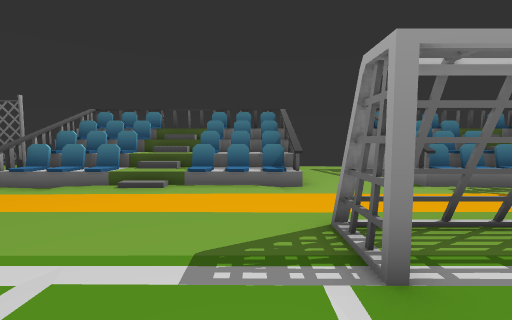
View 1 (above)

24 first-person views from a walk through a Unity game level. The camera is 1.2 m above the floor, tilts 4° down and sees 90° across. The floor is counted in squares, 1 m on a side. Each view is taken from the middle of a square. On the plan, view 1 faces up. The plan holds only what a view shows up to about 12 squares ahead; the rest is blank. The place goes on beyond the plan. Some animated figures are left out. Some surface patterns are stand-ins.

View 2
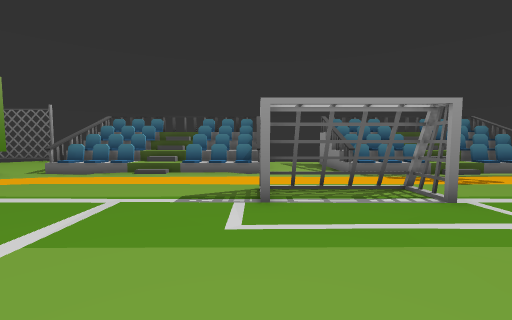

View 3
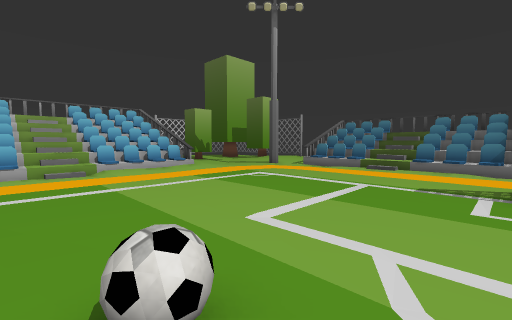

View 4
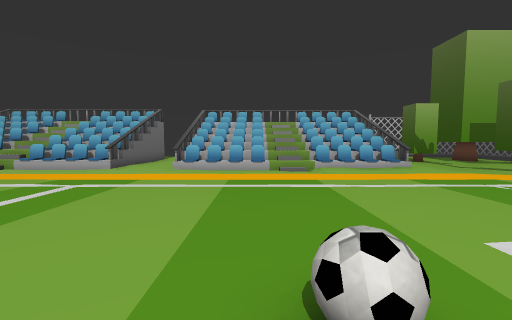

View 5
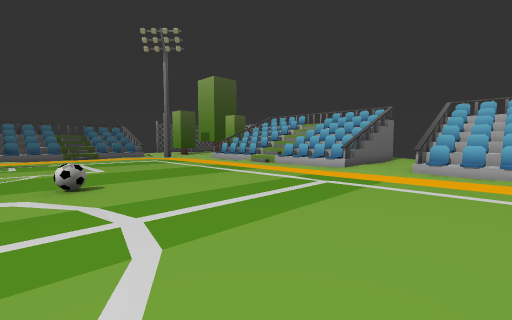

View 6
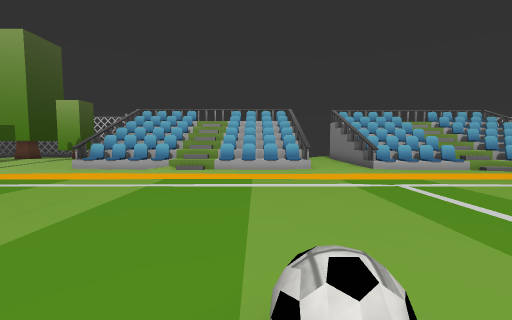

View 7
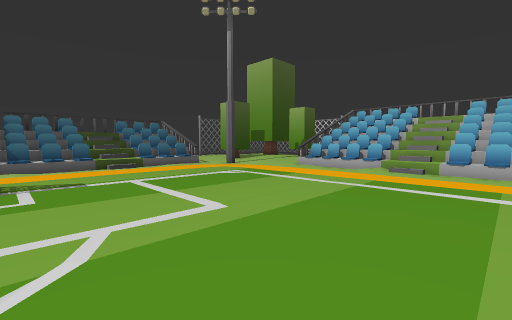

View 8
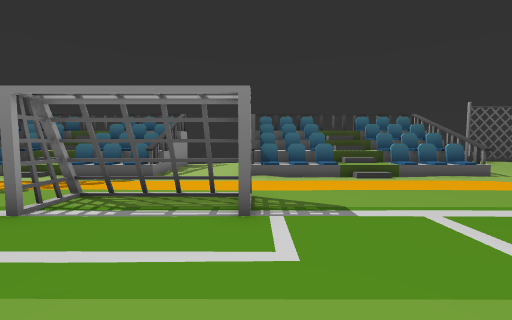

View 9
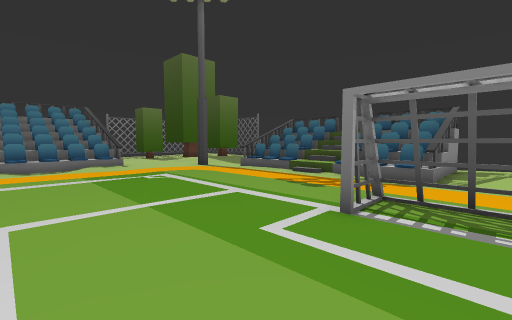

View 10
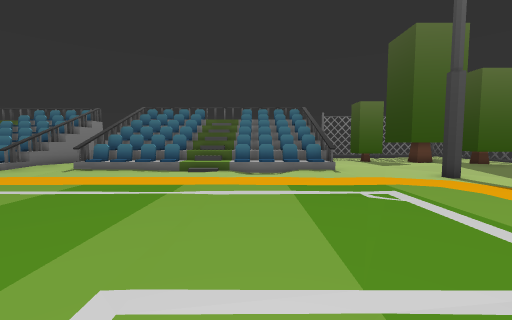

View 11
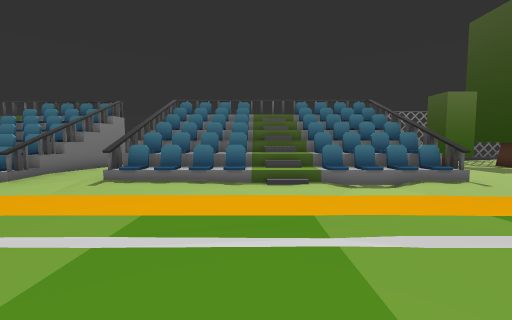

View 12
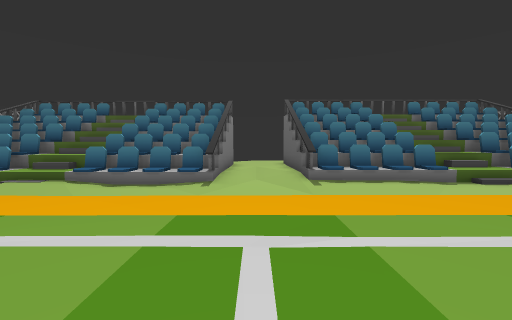

View 13
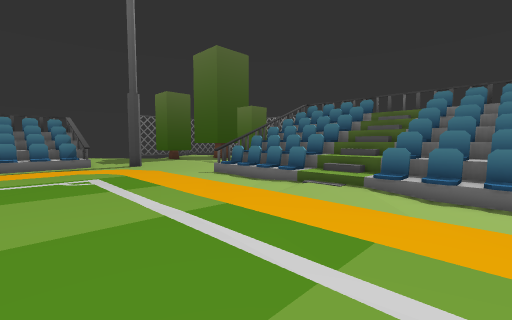

View 14
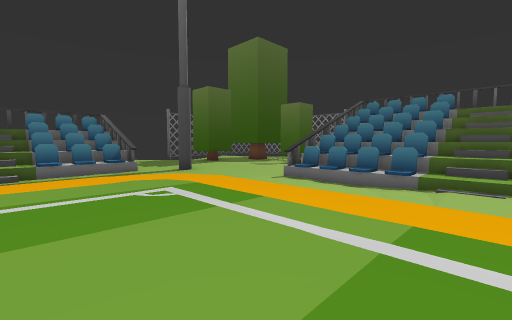

View 15
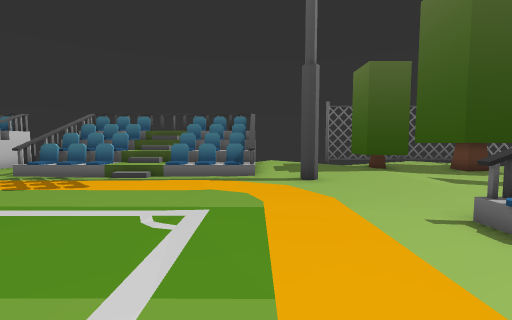

View 16
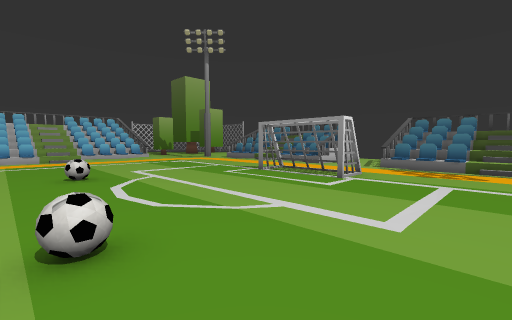

View 17
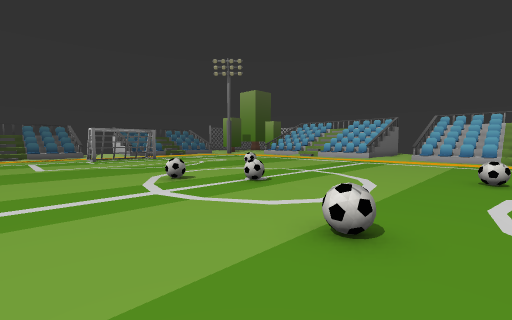

View 18
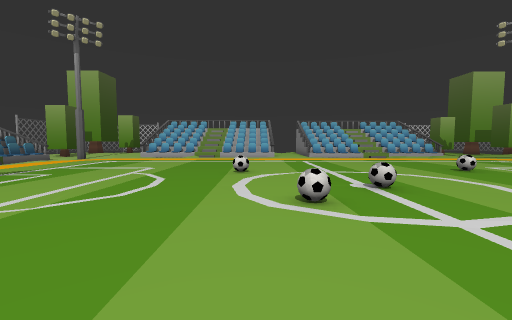

View 19
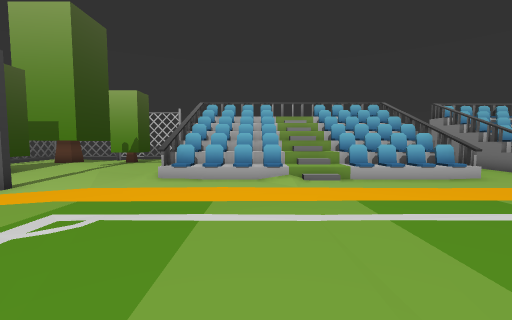

View 20
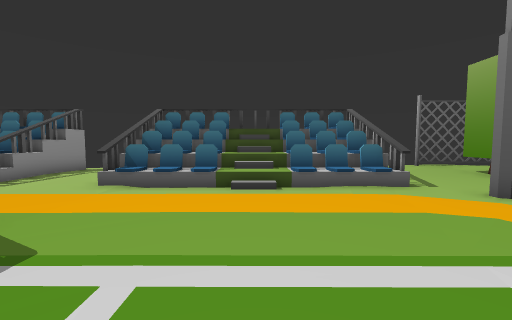

View 21
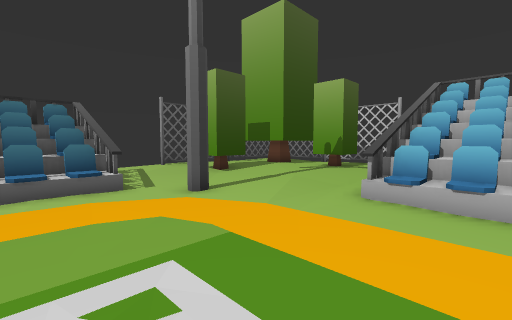

View 22
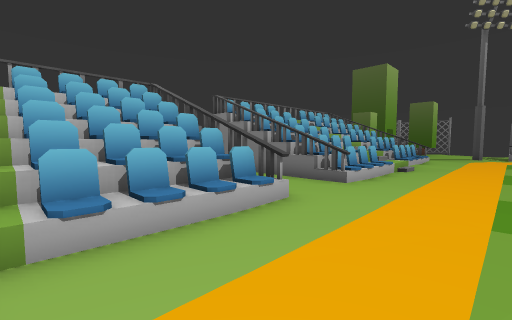

View 23
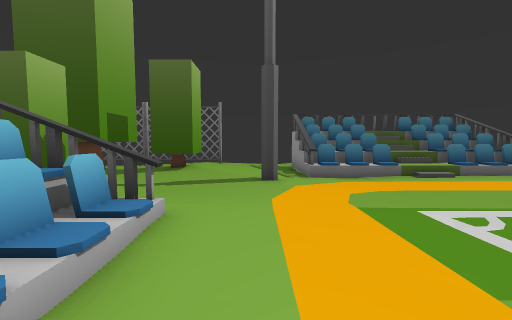

View 24
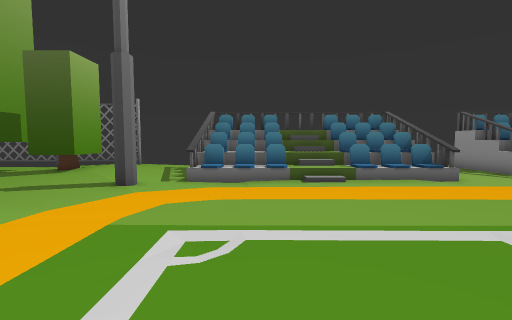

### Floor plan
Key: @ floor where view 1 was taken; # wall or solid block; x gap in a wall; . main floor; : floor 0.25 m higher than the main floor; - floor 0.25 m lower than the main floor; + floor 0.75 m higher than the main floor; * floor 1.25 m higher than the main floor; / step, stairs or slope; = window, fence, low wall or low ledge; v drop or lower ground; B ball; T tree; F fence; O other object.
Columns run from 14 left of view 1 to 22 right of it. Each row starts with its distance up from view 1.
 11     .. #########.. ########
 10   T....#===/===#...#===/====....T .TT
  9 .TT:...#===/===#...#===/===v....T .TT
  8 .TT:...v///////#...#///////v....TT.TT
  7 .......#///////#...#///////=.........
  6  -...........................#......
  5  ---...............................
  4   ................................
  3    ............OOOOO.............
  2  x##...........O...O...........##xv
  1   ==...........................== /=
  0    =..........@................== /==
 -1   ==...........................== /==
 -2   ==...........................== /==
 -3 /////..........................//////
 -4 /////........BB................//////
 -5 / ==................B..........== /==
 -6 / v=................B... ......=v /==
 -7 / v=...........................=v /==
 -8 / v=.................... ......=v /#
 -9 vx##.................... ......##xv#
-10   ...............B...... ...........
-11    ..................... ....../.:..
-12 ####...............B.... ......#####
-13 / ==..........B................== /=
-14 / ==..........B......... ......== /=
-15 / ==...........................== /=
-16 /*+=...........................=+ //
-17 /////.........................//////
-18 / ==...........................== /=
-19 / ==...........................== /=
-20 /*==...........................== /=
-21 /*=O...........................O= /=
-22 ####...........O...O...........#####
-23  ..............OOOOO.............
-24 .................................
-25 ...................................
-26 .............................#.....
-27 .......#///////#...#//////  .....
-28 .......v///////#...#/////    ...
-29 .TT....#===/===#...#===/===   .:TT
-30 .TT....#===/===#...#===/===    .TT
-31  ......####=#### ..####
-32 FFFF..           ..

Positions as (right, up) in squares from view 1, and headings:
1: (0, 0), facing up
2: (1, -3), facing up
3: (1, -5), facing up-left
4: (1, -5), facing left
5: (1, -6), facing down-left
6: (1, -14), facing left
7: (1, -14), facing down-left
8: (1, -18), facing down
9: (3, -18), facing down-right
10: (6, -19), facing right
11: (9, -16), facing right
12: (9, -10), facing right
13: (10, -7), facing up-right
14: (9, -4), facing up-right
15: (13, -2), facing up
16: (9, -6), facing up-left
17: (9, -4), facing down-left
18: (10, -13), facing left
19: (-2, -19), facing left
20: (-3, -20), facing down
21: (-5, -20), facing down-left
22: (-7, -16), facing up-left
23: (-9, -2), facing up
24: (-5, -1), facing up
